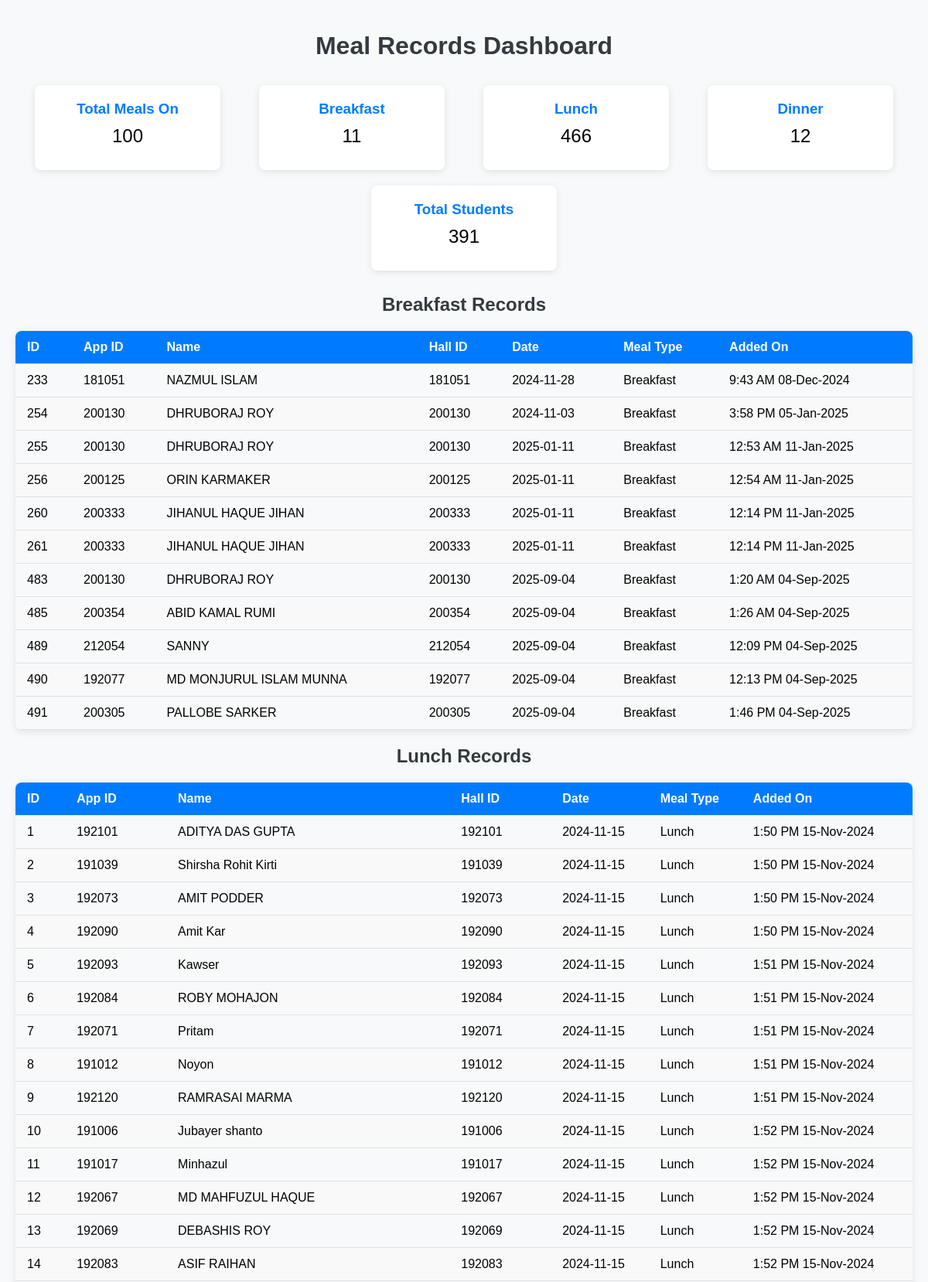
/api_files/index.php (upper part), run on the app's committed database.
### tables this page shows
CREATE TABLE `meal_records` (
  `id` int NOT NULL,
  `app_id` varchar(255) NOT NULL,
  `name` varchar(255) NOT NULL,
  `hall_id` varchar(255) NOT NULL,
  `date` date NOT NULL,
  `added_on` varchar(20) NOT NULL,
  `meal_type` varchar(20) NOT NULL,
  `status` int NOT NULL
);

### api_files/index.php (the view, shortened to what this page needs)
<!DOCTYPE html>
<html lang="en">
<head>
</head>
<body>
    <h1>Meal Records Dashboard</h1>
    <div class="dashboard">
        <div class="card">
            <h3>Total Meals On</h3>
            <p id="totalMeals">0</p>
        </div>
        <div class="card">
            <h3>Breakfast</h3>
            <p id="breakfastCount">0</p>
        </div>
        <div class="card">
            <h3>Lunch</h3>
            <p id="lunchCount">0</p>
        </div>
        <div class="card">
            <h3>Dinner</h3>
            <p id="dinnerCount">0</p>
        </div>
        <div class="card">
            <h3>Total Students</h3>
            <p id="totalStudents">0</p>
        </div>
    </div>
    <?php
    $servername = "localhost";
    $username = "mashalla_Dhrubo";
    $password = "Dhrubo@123";
    $dbname = "mashalla_Dhrubo";
    $conn = mysqli_connect($servername, $username, $password, $dbname);
    function generateTable($conn, $mealType) {
        echo "<h2>" . ucfirst($mealType) . " Records</h2>";
        echo "<table>
                <thead>
                    <tr>
                        <th>ID</th>
                        <th>App ID</th>
                        <th>Name</th>
                        <th>Hall ID</th>
                        <th>Date</th>
                        <th>Meal Type</th>
                        <th>Added On</th>
                    </tr>
                </thead>
                <tbody>";
        $query = "SELECT * FROM meal_records WHERE meal_type = '$mealType'";
        $result = mysqli_query($conn, $query);
        if ($result && mysqli_num_rows($result) > 0) {
            while ($row = mysqli_fetch_assoc($result)) {
                $timestamp = $row['added_on'];
                $formattedTime = !empty($timestamp) ? date('g:i A d-M-Y', strtotime($timestamp)) : "Time not available";
                echo "<tr>
                        <td>{$row['id']}</td>
                        <td>{$row['app_id']}</td>
                        <td>{$row['name']}</td>
                        <td>{$row['hall_id']}</td>
                        <td>{$row['date']}</td>
                        <td>" . ucwords($row['meal_type']) . "</td>
                        <td>$formattedTime</td>
                      </tr>";
            }
        } else {
            echo "<tr><td colspan='7' class='no-records'>No $mealType records found</td></tr>";
        }
        echo "</tbody></table>";
    }
    generateTable($conn, 'breakfast');
    generateTable($conn, 'lunch');
    ?>
</body>
</html>

### api_files/index.php (style rules this page uses)
body { font-family: Arial, sans-serif; background-color: #f8f9fa; margin: 0; padding: 20px; }
h1, h2 { text-align: center; color: #343a40; }
.dashboard { display: flex; justify-content: space-around; flex-wrap: wrap; margin: 20px 0; }
.card { background-color: white; border-radius: 8px; box-shadow: 0 2px 10px rgba(0, 0, 0, 0.1); padding: 20px; text-align: center; width: 200px; margin: 10px; }
.card h3 { margin: 0; color: #007bff; }
.card p { font-size: 24px; margin: 10px 0; }
table { width: 100%; border-collapse: collapse; margin-top: 20px; box-shadow: 0 2px 10px rgba(0, 0, 0, 0.1); border-radius: 8px; overflow: hidden; }
th, td { padding: 12px 15px; text-align: left; border-bottom: 1px solid #dee2e6; }
th { background-color: #007bff; color: #ffffff; }
tr:nth-child(even) { background-color: #f9f9f9; }

### data on the page
meal_records: id "233", app "181051", name "NAZMUL ISLAM", hall "181051", date "2024-11-28", meal_type "Breakfast", added_on "9:43 AM 08-Dec-2024"
meal_records: id "254", app "200130", name "DHRUBORAJ ROY", hall "200130", date "2024-11-03", meal_type "Breakfast", added_on "3:58 PM 05-Jan-2025"
meal_records: id "255", app "200130", name "DHRUBORAJ ROY", hall "200130", date "2025-01-11", meal_type "Breakfast", added_on "12:53 AM 11-Jan-2025"
meal_records: id "256", app "200125", name "ORIN KARMAKER", hall "200125", date "2025-01-11", meal_type "Breakfast", added_on "12:54 AM 11-Jan-2025"
meal_records: id "260", app "200333", name "JIHANUL HAQUE JIHAN", hall "200333", date "2025-01-11", meal_type "Breakfast", added_on "12:14 PM 11-Jan-2025"
meal_records: id "261", app "200333", name "JIHANUL HAQUE JIHAN", hall "200333", date "2025-01-11", meal_type "Breakfast", added_on "12:14 PM 11-Jan-2025"
meal_records: id "483", app "200130", name "DHRUBORAJ ROY", hall "200130", date "2025-09-04", meal_type "Breakfast", added_on "1:20 AM 04-Sep-2025"
meal_records: id "485", app "200354", name "ABID KAMAL RUMI", hall "200354", date "2025-09-04", meal_type "Breakfast", added_on "1:26 AM 04-Sep-2025"
meal_records: id "489", app "212054", name "SANNY", hall "212054", date "2025-09-04", meal_type "Breakfast", added_on "12:09 PM 04-Sep-2025"
meal_records: id "490", app "192077", name "MD MONJURUL ISLAM MUNNA", hall "192077", date "2025-09-04", meal_type "Breakfast", added_on "12:13 PM 04-Sep-2025"
meal_records: id "491", app "200305", name "PALLOBE SARKER", hall "200305", date "2025-09-04", meal_type "Breakfast", added_on "1:46 PM 04-Sep-2025"
meal_records: id "1", app "192101", name "ADITYA DAS GUPTA", hall "192101", date "2024-11-15", meal_type "Lunch", added_on "1:50 PM 15-Nov-2024"
meal_records: id "2", app "191039", name "Shirsha Rohit Kirti", hall "191039", date "2024-11-15", meal_type "Lunch", added_on "1:50 PM 15-Nov-2024"
meal_records: id "3", app "192073", name "AMIT PODDER", hall "192073", date "2024-11-15", meal_type "Lunch", added_on "1:50 PM 15-Nov-2024"
meal_records: id "4", app "192090", name "Amit Kar", hall "192090", date "2024-11-15", meal_type "Lunch", added_on "1:50 PM 15-Nov-2024"
meal_records: id "5", app "192093", name "Kawser", hall "192093", date "2024-11-15", meal_type "Lunch", added_on "1:51 PM 15-Nov-2024"
meal_records: id "6", app "192084", name "ROBY MOHAJON", hall "192084", date "2024-11-15", meal_type "Lunch", added_on "1:51 PM 15-Nov-2024"
meal_records: id "7", app "192071", name "Pritam", hall "192071", date "2024-11-15", meal_type "Lunch", added_on "1:51 PM 15-Nov-2024"
meal_records: id "8", app "191012", name "Noyon", hall "191012", date "2024-11-15", meal_type "Lunch", added_on "1:51 PM 15-Nov-2024"
meal_records: id "9", app "192120", name "RAMRASAI MARMA", hall "192120", date "2024-11-15", meal_type "Lunch", added_on "1:51 PM 15-Nov-2024"
meal_records: id "10", app "191006", name "Jubayer shanto", hall "191006", date "2024-11-15", meal_type "Lunch", added_on "1:52 PM 15-Nov-2024"
meal_records: id "11", app "191017", name "Minhazul", hall "191017", date "2024-11-15", meal_type "Lunch", added_on "1:52 PM 15-Nov-2024"
meal_records: id "12", app "192067", name "MD MAHFUZUL HAQUE", hall "192067", date "2024-11-15", meal_type "Lunch", added_on "1:52 PM 15-Nov-2024"
meal_records: id "13", app "192069", name "DEBASHIS ROY", hall "192069", date "2024-11-15", meal_type "Lunch", added_on "1:52 PM 15-Nov-2024"
meal_records: id "14", app "192083", name "ASIF RAIHAN", hall "192083", date "2024-11-15", meal_type "Lunch", added_on "1:52 PM 15-Nov-2024"

### other printed values
$mealType "Breakfast Lunch"
